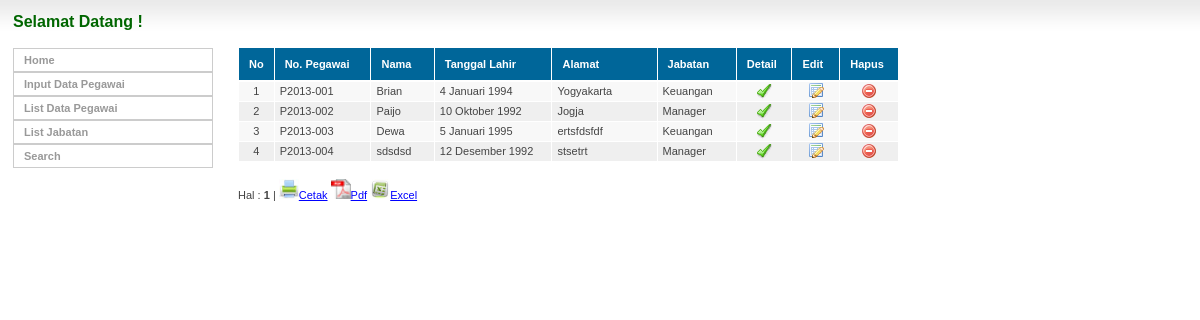
The page /?mod=listpeg on the database its author committed.
### tables this page shows
CREATE TABLE IF NOT EXISTS `pegawai` (
  `id_peg` int(11) NOT NULL AUTO_INCREMENT,
  `nip` varchar(20) NOT NULL,
  `nama` varchar(255) NOT NULL,
  `tempat_lahir` varchar(255) NOT NULL,
  `tgl_lahir` date NOT NULL,
  `jenis_kelamin` enum('L','P') NOT NULL,
  `agama` varchar(255) NOT NULL,
  `alamat` varchar(255) NOT NULL,
  `notelp` varchar(255) NOT NULL,
  `id_jabatan` int(11) NOT NULL,
  `foto` varchar(255) NOT NULL,
  PRIMARY KEY (`id_peg`)
);

CREATE TABLE IF NOT EXISTS `jabatan` (
  `id_jabatan` int(11) NOT NULL AUTO_INCREMENT,
  `nama_jabatan` varchar(255) NOT NULL,
  PRIMARY KEY (`id_jabatan`)
);

### config/fungsi.php (called while the page is built, shortened)
<?php
function datenotimes($tgl,$jam=true){
$tanggal = strtotime($tgl);
$bln_array = array (
			'01'=>'Januari',
			'02'=>'Februari',
			'03'=>'Maret',
			'04'=>'April',
			'05'=>'Mei',
			'06'=>'Juni',
			'07'=>'Juli',
			'08'=>'Agustus',
			'09'=>'September',
			'10'=>'Oktober',
			'11'=>'November',
			'12'=>'Desember'
			);
$tggl = date('j',$tanggal);
$bln = @$bln_array[date('m',$tanggal)];
$thn = date('Y',$tanggal);
return "$tggl $bln $thn";
}
?>

### modul/dspDataPegawai.php (the view, shortened to what this page needs)
<?php
echo "
			<table width=\"660\">
				<tr>
					<th width=\"10\">No</th>
					<th width=\"250\">No. Pegawai</th>
					<th width=\"110\">Nama</th>
					<th width=\"400\">Tanggal Lahir</th>
					<th width=\"300\">Alamat</th>
					<th width=\"150\">Jabatan</th>
					<th width=\"60\">Detail</th>
					<th width=\"60\">Edit</th>
					<th width=\"60\">Hapus</th>
				</tr>";
				$batas=10;
				$halaman=$_GET['hal'];
				if(!($halaman)){
					$posisi = 0;
					$halaman = 1;
				}
				else{
					$posisi=($halaman-1)*$batas;
				}
				$sql=mysql_query("select * from pegawai, jabatan WHERE jabatan.id_jabatan=pegawai.id_jabatan order by id_peg asc limit $posisi,$batas",$koneksi) or die ("Data tidak ditemukan");
				while($data=mysql_fetch_object($sql)) {
				$no++;
				if($no%2==1) { $row="row-a"; } else { $row="row-b"; }
				echo"<tr class=\"$row\">
					<td align=\"center\">$no</td>
					<td>$data->nip</td>
					<td>$data->nama</td>
					<td>".datenotimes($data->tgl_lahir)."</td>
					<td>$data->alamat</td>
					<td>$data->nama_jabatan</td>
					<td align=\"center\"><a href=\"?mod=listpeg&act=detail&id=$data->id_peg\"><img src=\"images/detail.png\" alt=\"lihat detail\"></a> </td>
					<td align=\"center\"><a href=\"?mod=listpeg&act=edit&id=$data->id_peg\"><img src=\"images/edit.gif\" alt=\"edit pegawai\"></a> </td>
					<td align=\"center\"><a href=\"?mod=listpeg&act=hapus&id=$data->id_peg\"><img src=\"images/close.png\" alt=\"hapus\"></a></td>
				</tr>";
			}
		echo"</table>";
   	$tampil2=mysql_query("select * from pegawai",$koneksi);
	$jml_data=mysql_num_rows($tampil2);
	$jml_halaman=ceil($jml_data/$batas);
	echo "<p><br />Hal : ";
	for ($i=1; $i<=$jml_halaman; $i++)
	if ($i != $halaman){
		echo "<a href=\"?mod=listpeg&hal=$i\" title=\"Hal $i\">$i</a> | ";
	}
	else{
		echo " <b>$i</b> | ";
	}
	echo "
	<a href=\"cetak-pegawai.php\" target=\"blank\"><img src=\"images/print.jpeg\" width=\"20\">Cetak</a>
	<a href=\"ex-pdf.php\" target=\"blank\"><img src=\"images/pdf.png\" width=\"20\">Pdf</a>
	<a href=\"export-pegawai.php\"><img src=\"images/excel.jpeg\" width=\"20\">Excel</a>
	";
	?>

### images/admin.css (style rules this page uses)
body { font:normal 11px Geneva, Arial, Helvetica, sans-serif; color:#444; background:url(gradientbg.jpg) repeat-x; }
a { text-decoration:underline; color:#0000FF; }
#sidebar-right p { margin:0; padding:0 5px 5px 5px; text-align:left; }
table { border-collapse:collapse; background:#F5F5F5; margin:0 5px 5px 5px; padding:0; }
th { background:#006699; height:30px; padding-left:10px; padding-right:10px; color: #fff; font-weight:bold; text-align:left; border-left:1px solid #FFF; border-bottom:solid 2px #FFF; }
tr { height:20px; color:#444; }
td { padding-left:5px; padding-right:5px; border-left:1px solid #FFF; border-bottom:solid 1px #FFF; }
tr.row-a { background:#F8F8F8; }
tr.row-b { background:#EFEFEF; }

### rows shown on the page
pegawai: nip "P2013-001", nama "Brian", tgl_lahir "4 Januari 1994", alamat "Yogyakarta", id_jabatan.nama_jabatan "Keuangan"
pegawai: nip "P2013-002", nama "Paijo", tgl_lahir "10 Oktober 1992", alamat "Jogja", id_jabatan.nama_jabatan "Manager"
pegawai: nip "P2013-003", nama "Dewa", tgl_lahir "5 Januari 1995", alamat "ertsfdsfdf", id_jabatan.nama_jabatan "Keuangan"
pegawai: nip "P2013-004", nama "sdsdsd", tgl_lahir "12 Desember 1992", alamat "stsetrt", id_jabatan.nama_jabatan "Manager"
